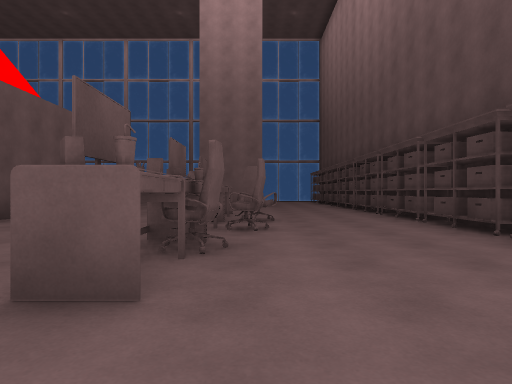
[1] (above)

24 first-person views from a walk through a 3-D level made in the Unity game engine. The camera is 1.2 m above the floor, looks level and sees 75° across. The floor is counted in squares, 2 m on a side. Each view is taken from the middle of a square. On the plan, view 1 faces up. The plan holds only what a view shows up to about 10 squares ahead; the rest is blank. The player is left out.

[2]
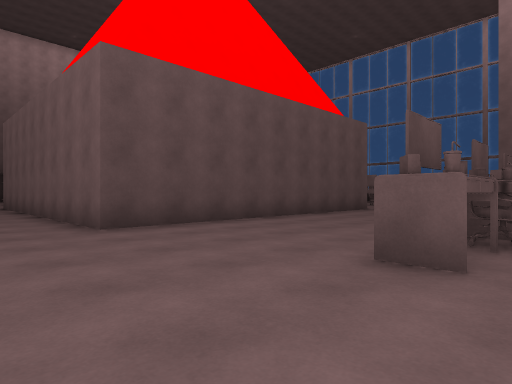

[3]
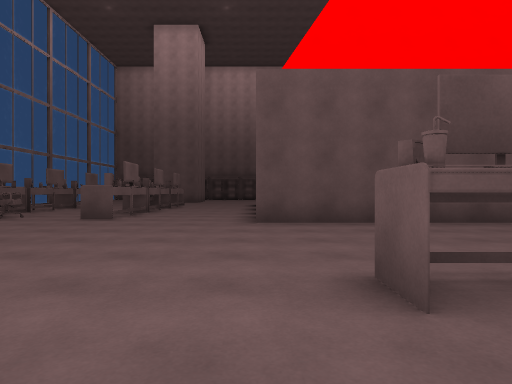

[4]
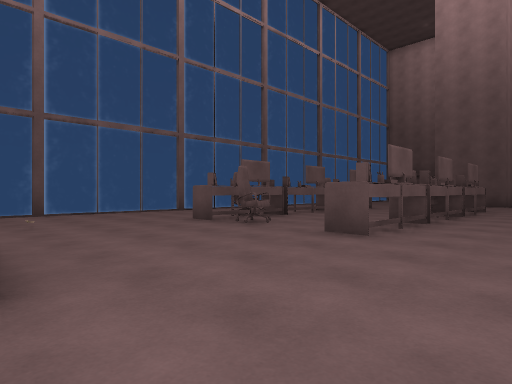

[5]
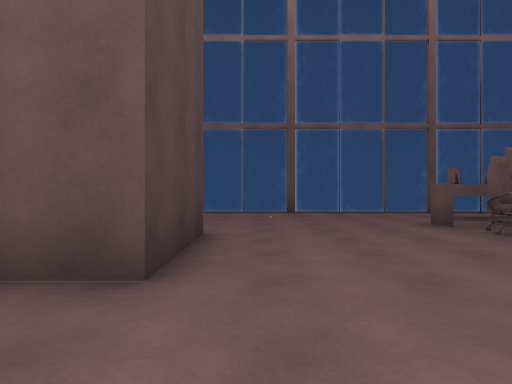

[6]
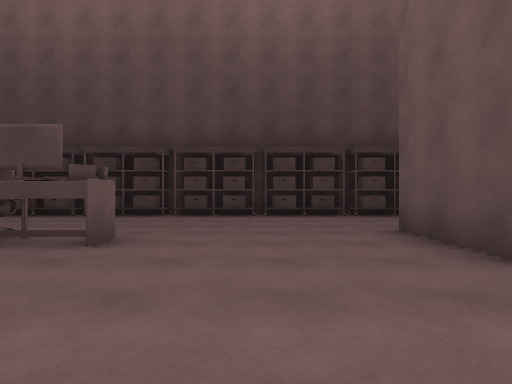

[7]
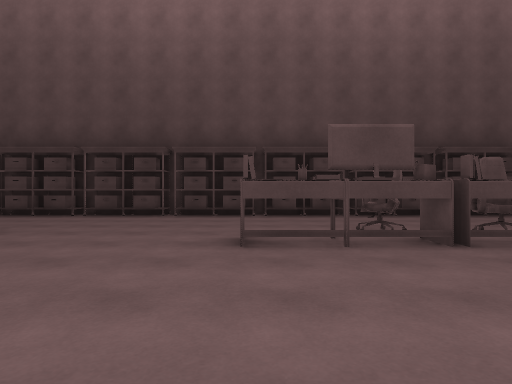

[8]
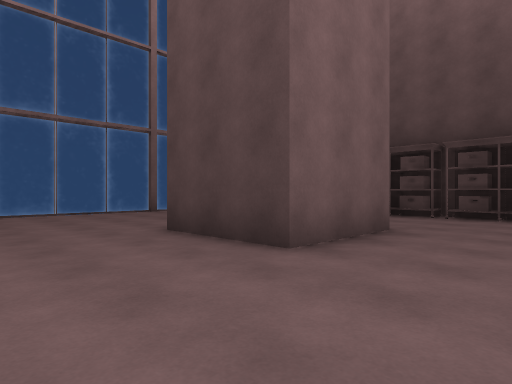

[9]
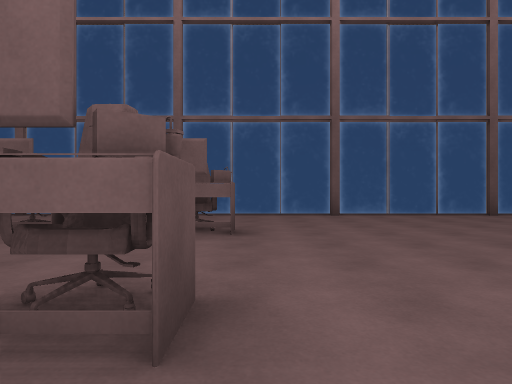

[10]
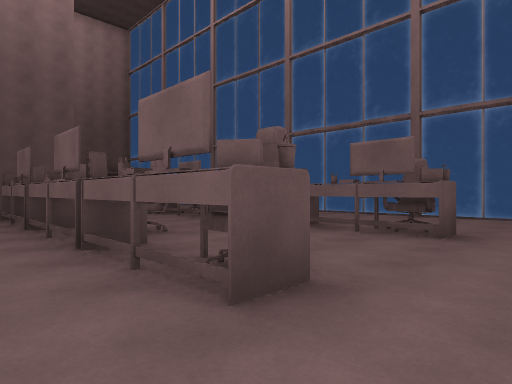

[11]
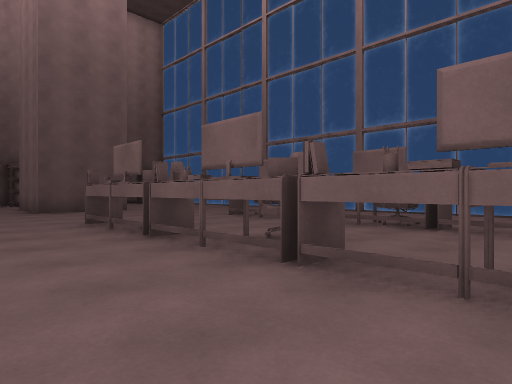

[12]
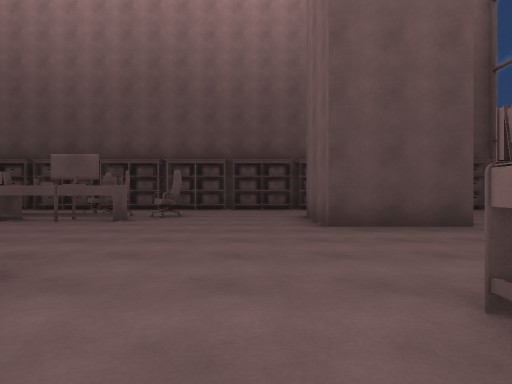

[13]
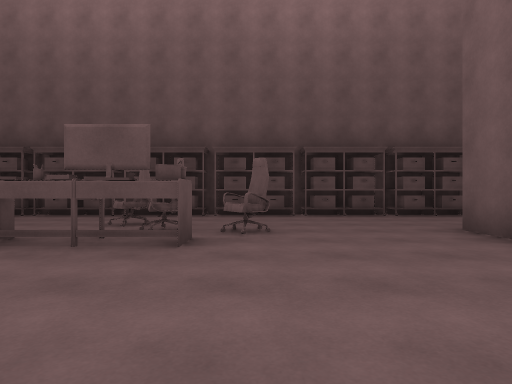

[14]
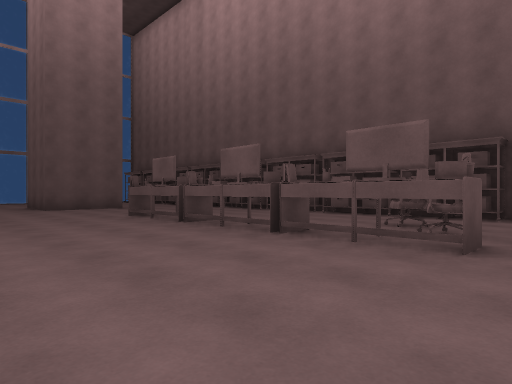

[15]
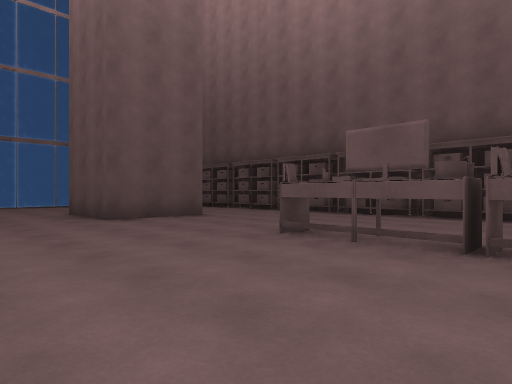

[16]
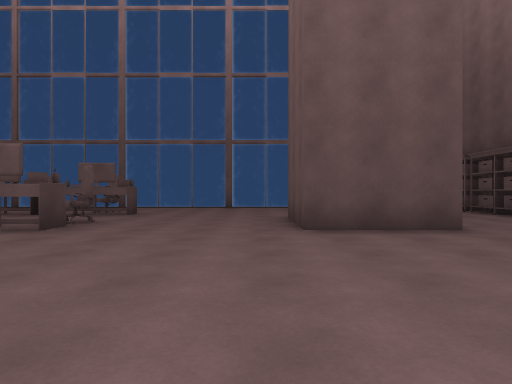

[17]
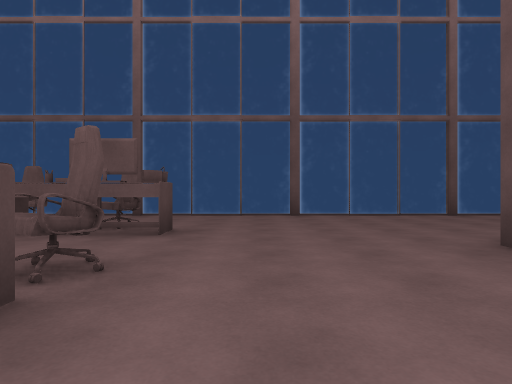

[18]
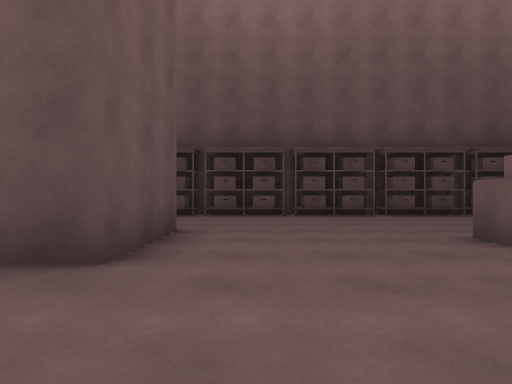

[19]
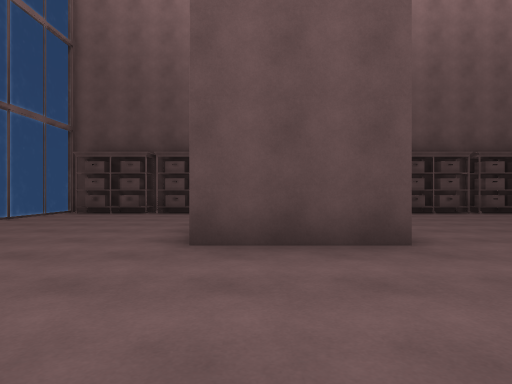

[20]
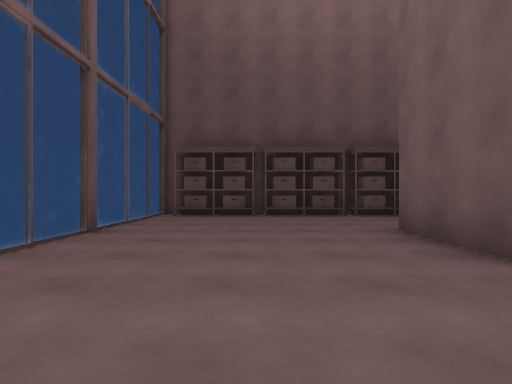

[21]
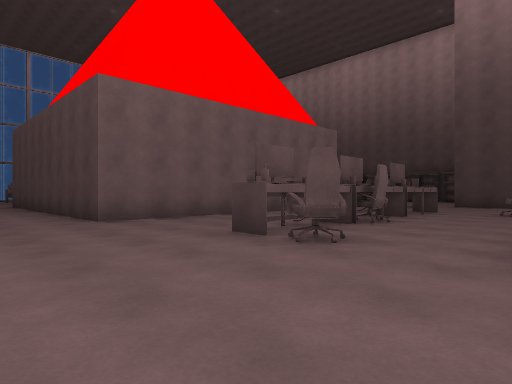

[22]
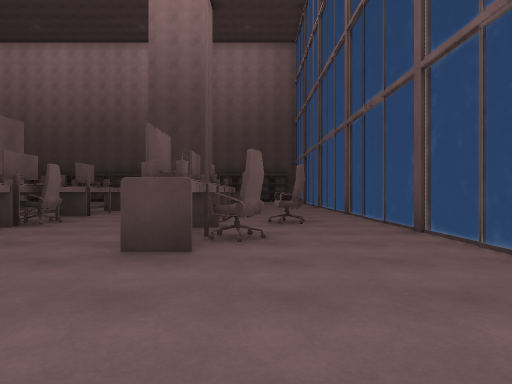

[23]
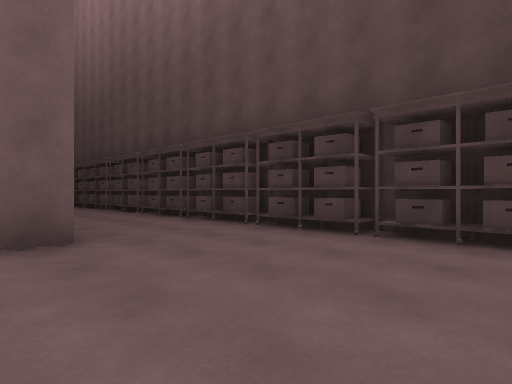

[24]
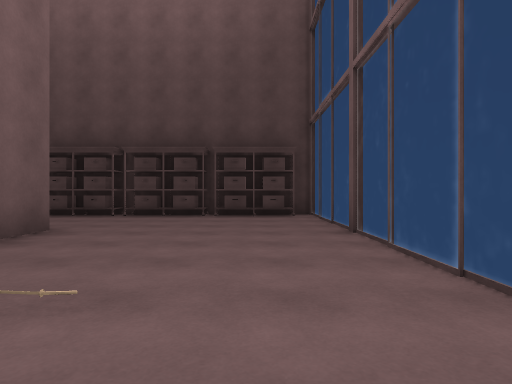

### Floor plan
Key: @ floor where view 1 was taken; # wall or solid block; . floor; = window, fence, low wall or low ledge; T table; C chair; O other object.
Columns run from 24 left of view 1 to 4 right of it. Each row starts with its distance up from view 1.
 21               == ========
 20              ............
 19              ...........
 18            O ...........
 17           .OTTCCTC......    O
 16 #     ..  .............     #
 15 O.    #...............#    .O
 14 O...###....TCTCCTC....###...O
 13 #...........................#
 12 O...........................O
 11 #........... ..... .........#
 10 O...C.....          ........O
  9 #..CCT....         ....T....#
  8 O..C.T....        #....T....O
  7 #....T....        #....TC...#
  6 O....T....#       #....TC...O
  5 O....T....#       #....T....O
  4 #....T....#       #....C....#
  3 O....T....#       #....C....O
  2 #....T....#       #....T....#
  1 O.........#########.........O
  0 #.......................@...#
 -1 O...........................O
 -2 #..........TTTTTTT..........#
 -3 O...###....C.CC.......###...O
 -4 O...###....C..........###...O
 -5 #................C..........#
 -6 O..........CTTTTOT..........O
 -7 #..........C................#
 -8 O.............C.............O
 -9 #...........................#
-10 #############################

Positions as (right, up) in squares from view 1, and headings:
1: (0, 0), facing up
2: (0, -1), facing up-left
3: (1, 1), facing left
4: (-2, 0), facing down-left
5: (-3, 0), facing down
6: (-5, 0), facing right
7: (-5, 9), facing right
8: (-5, 11), facing up-right
9: (-6, 12), facing up
10: (-5, 12), facing up-left
11: (-7, 11), facing up-left
12: (-12, 12), facing left
13: (-15, 10), facing left
14: (-15, 10), facing down-left
15: (-15, 5), facing down-left
16: (-17, 3), facing down
17: (-15, -1), facing down
18: (-15, -1), facing left
19: (-14, -4), facing left
20: (-15, -7), facing left
21: (-17, -6), facing up-right
22: (-17, -7), facing right
23: (-1, -9), facing up-right
24: (-5, -8), facing right
